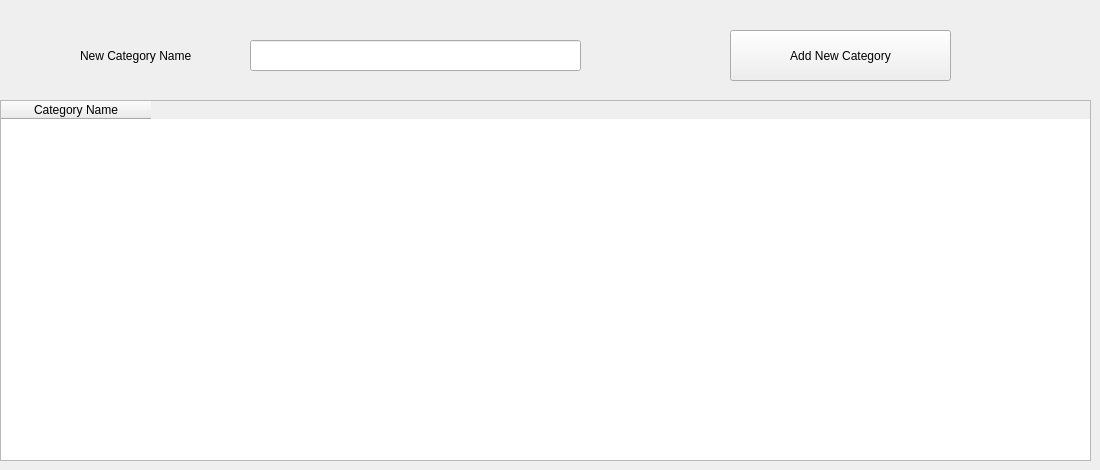
      <widget class="QWidget" name="tab_9">
       <attribute name="title">
        <string>Categories</string>
       </attribute>
       <widget class="QTableWidget" name="tableWidget_2">
        <property name="geometry">
         <rect>
          <x>0</x>
          <y>100</y>
          <width>1091</width>
          <height>361</height>
         </rect>
        </property>
        <attribute name="horizontalHeaderDefaultSectionSize">
         <number>150</number>
        </attribute>
        <column>
         <property name="text">
          <string>Category Name</string>
         </property>
        </column>
       </widget>
       <widget class="QPushButton" name="pushButton_15">
        <property name="geometry">
         <rect>
          <x>730</x>
          <y>30</y>
          <width>221</width>
          <height>51</height>
         </rect>
        </property>
        <property name="text">
         <string>Add New Category</string>
        </property>
       </widget>
       <widget class="QLineEdit" name="lineEdit_22">
        <property name="geometry">
         <rect>
          <x>250</x>
          <y>40</y>
          <width>331</width>
          <height>31</height>
         </rect>
        </property>
       </widget>
       <widget class="QLabel" name="label_32">
        <property name="geometry">
         <rect>
          <x>80</x>
          <y>40</y>
          <width>161</width>
          <height>31</height>
         </rect>
        </property>
        <property name="text">
         <string>New Category Name</string>
        </property>
       </widget>
      </widget>
